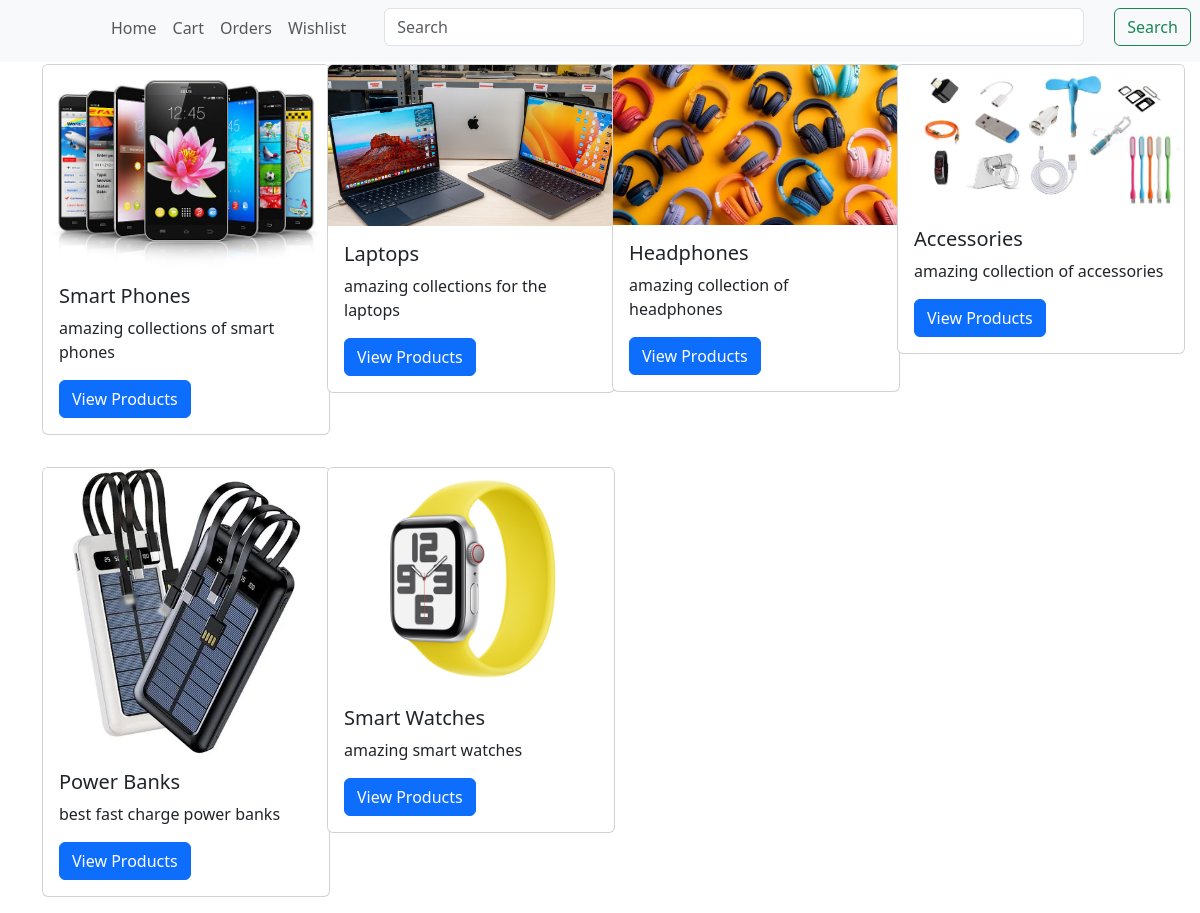
The page /home/categories/ (signed in) on the database its author committed.
### home/models.py (models this page shows, shortened)
class Category(models.Model):
    name = models.CharField(max_length = 30, verbose_name = "category name", default = 'blank')
    description = models.TextField(default = 'blank')
    photo = models.ImageField(upload_to = 'categoyr-images', default = 'default.jpg')

### home/views.py (the view)
# urls.py: path('categories/',views.home_view,name = "smart-phone"),
@login_required
def home_view(request):
    categories = Category.objects.all()
    return render(request,'home/home.html',{'categories':categories})

### home/templates/home/home.html (shortened to what this page needs)
{%extends 'base.html' %}
{% load static%}
{% block content %}
<br>
<br>
<div class="container">
    <div class="row">
        {% for category in categories %}
        <div class="col-3 mt-3 mb-3">
            <div class="card" style="width: 18rem;">
                <a href="{% url 'products' category.id %}"><img class="card-img-top" src="{{category.photo.url}}" alt="Card image cap"></a>
                <div class="card-body">
                    <h5 class="card-title">{{category.name}}</h5>
                    <p class="card-text">{{category.description}}</p>
                    <a href="{% url 'products' category.id %}" class="btn btn-primary">View Products</a>
                </div>
            </div>
        </div>
        {% empty %}
        <center><h1 class="mt-5">No categories found</h1></center>
        {% endfor %}
    </div>
</div>
{% endblock %}

### rows shown on the page
Category: photo (picture), name "Smart Phones", description "amazing collections of smart phones"
Category: photo (picture), name "Laptops", description "amazing collections for the laptops"
Category: photo (picture), name "Headphones", description "amazing collection of headphones"
Category: photo (picture), name "Accessories", description "amazing collection of accessories"
Category: photo (picture), name "Power Banks", description "best fast charge power banks"
Category: photo (picture), name "Smart Watches", description "amazing smart watches"
